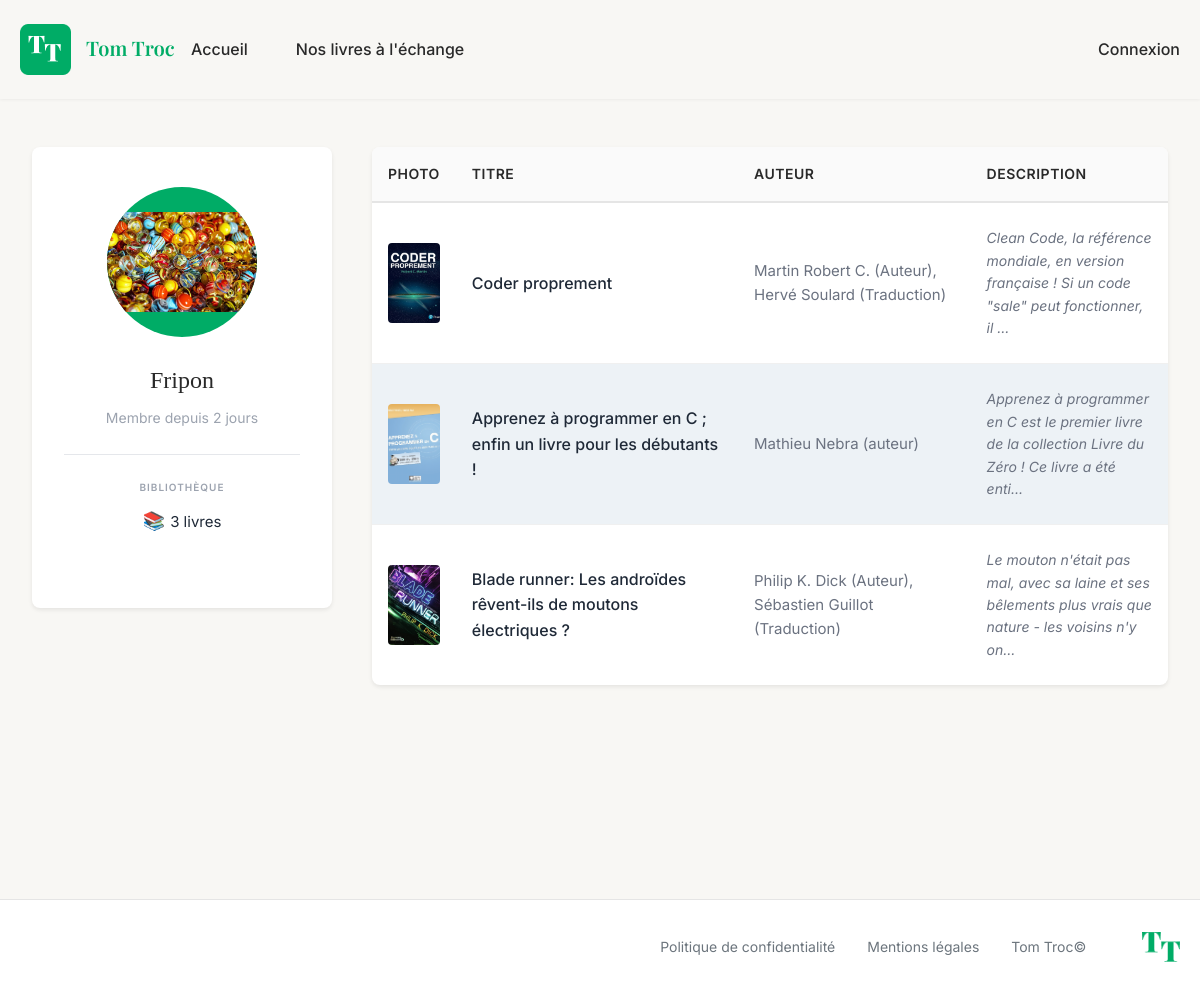
The page /index.php/user?id=4 on the database its author committed.
### tables this page shows
CREATE TABLE `users` (
  `id` int(11) NOT NULL,
  `firstname` varchar(100) NOT NULL,
  `lastname` varchar(100) NOT NULL,
  `pseudo` varchar(50) DEFAULT NULL,
  `email` varchar(255) NOT NULL,
  `password` varchar(255) NOT NULL,
  `avatar` varchar(255) DEFAULT NULL,
  `bio` text DEFAULT NULL,
  `created_at` datetime DEFAULT current_timestamp()
);

CREATE TABLE `books` (
  `id` int(11) NOT NULL,
  `user_id` int(11) NOT NULL,
  `title` varchar(255) NOT NULL,
  `author` varchar(255) NOT NULL,
  `image` varchar(255) DEFAULT NULL,
  `description` text DEFAULT NULL,
  `status` enum('available','unavailable') DEFAULT 'available',
  `created_at` datetime DEFAULT current_timestamp()
);

### app/core/Controller.php (called while the page is built, shortened)
<?php
class Controller
{
    protected function generateCsrfToken(): string
    {
        return $_SESSION['csrf_token'];
    }
    protected function render(string $view, array $data = []): void
    {
        $data['csrf_token'] = $this->generateCsrfToken();
        extract($data);
        require __DIR__ . '/../views/' . $view . '.php';
        require __DIR__ . '/../views/layout.php';
    }
}

### app/controllers/ProfilController.php (called while the page is built, shortened)
<?php
class ProfilController extends Controller
{
    public function publicProfile(): void
    {
        $userId = $_GET['id'] ?? null;
        $userModel = new User();
        $user = $userModel->findById((int)$userId);
        $bookModel = new \Models\Book();
        $books = $bookModel->getByUserId((int)$userId);
        $this->render('profil/public', [
            'user' => $user,
            'books' => $books,
            'isOwnProfile' => isset($_SESSION['user_id']) && $_SESSION['user_id'] == $userId
        ]);
    }
}

### public/index.php (called while the page is built, shortened)
<?php
require '../config/start.php';
$router = new Router();
$router->addRoute('GET', '', 'HomeController', 'index');
$router->addRoute('GET', 'login', 'AuthController', 'login');
$router->addRoute('POST', 'login', 'AuthController', 'login');
$router->addRoute('GET', 'register', 'AuthController', 'register');
$router->addRoute('POST', 'register', 'AuthController', 'register');
$router->addRoute('GET', 'logout', 'AuthController', 'logout');
$router->addRoute('GET', 'books', 'BookController', 'index');
$router->addRoute('GET', 'books/show', 'BookController', 'show');
$router->addRoute('GET', 'books/create', 'BookController', 'create');
$router->addRoute('POST', 'books/create', 'BookController', 'create');
$router->addRoute('GET', 'books/edit', 'BookController', 'edit');
$router->addRoute('POST', 'books/edit', 'BookController', 'edit');
$router->addRoute('GET', 'my-books', 'BookController', 'myBooks');
$router->addRoute('GET', 'books/search', 'BookController', 'search');
$router->addRoute('GET', 'books/delete', 'BookController', 'delete');
$router->addRoute('GET', 'books/toggle-status', 'BookController', 'toggleStatus');
$router->addRoute('GET', 'profil', 'ProfilController', 'index');
$router->addRoute('GET', 'profil/edit', 'ProfilController', 'edit');
$router->addRoute('POST', 'profil/edit', 'ProfilController', 'edit');
$router->addRoute('GET', 'user', 'ProfilController', 'publicProfile');
$router->addRoute('GET', 'messages', 'MessageController', 'index');
$router->addRoute('GET', 'messages/conversation', 'MessageController', 'conversation');
$router->addRoute('POST', 'messages/send', 'MessageController', 'send');
$router->addRoute('GET', 'messages/delete', 'MessageController', 'delete');
$router->addRoute('GET', 'messages/poll', 'MessageController', 'poll');
$router->addRoute('POST', 'messages/save-preference', 'MessageController', 'savePreference');
$requestUri = $_SERVER['REQUEST_URI'];
$scriptName = $_SERVER['SCRIPT_NAME'];
$baseUri = str_replace('/public/index.php', '', $scriptName);
$uri = str_replace($baseUri, '', $requestUri);
$uri = trim($uri, '/');
$router->dispatch($_SERVER['REQUEST_METHOD'], $uri);

### config/start.php (called while the page is built, shortened)
<?php
spl_autoload_register(function ($class) {
    $path = str_replace('\\', '/', $class);
    $baseDir = __DIR__ . '/../';
    $namespaceMap = [
        'Controllers' => 'app/controllers/',
        'Models' => 'app/models/',
        'Core' => 'app/core/',
        'Config' => 'config/',
    ];
    foreach ($namespaceMap as $namespace => $dir) {
        if (strpos($path, $namespace) === 0) {
            $relativePath = str_replace($namespace . '/', '', $path);
            $file = $baseDir . $dir . $relativePath . '.php';
            break;
        }
    }
});

### config/Database.php (called while the page is built, shortened)
<?php
class Database
{
    private static ?Database $instance = null;
    private PDO $pdo;
    private function __construct()
    {
        try {
            $this->pdo = new PDO(
                "mysql:host=" . Config::DB_HOST . ";dbname=" . Config::DB_NAME . ";charset=utf8mb4",
                Config::DB_USER,
                Config::DB_PASSWORD
            );
            $this->pdo->setAttribute(PDO::ATTR_ERRMODE, PDO::ERRMODE_EXCEPTION);
            $this->pdo->setAttribute(PDO::ATTR_DEFAULT_FETCH_MODE, PDO::FETCH_ASSOC);
        } catch (PDOException $exception) {
            throw new PDOException("Erreur de connexion : " . $exception->getMessage());
        }
    }
    public static function getInstance(): Database
    {
        if (self::$instance === null) {
            self::$instance = new Database();
        }
        return self::$instance;
    }
    public function getConnection(): PDO
    {
        return $this->pdo;
    }
}

### app/core/Model.php (called while the page is built, shortened)
<?php
class Model
{
    public function __construct()
    {
        $this->pdo = Database::getInstance()->getConnection();
    }
}

### app/models/User.php (called while the page is built, shortened)
<?php
class User extends Model
{
    public function findById(int $id): ?array
    {
        $stmt = $this->pdo->prepare("SELECT * FROM users WHERE id = ?");
        $stmt->execute([$id]);
        $user = $stmt->fetch();
        return $user ?: null;
    }
}

### app/models/Book.php (called while the page is built, shortened)
<?php
class Book extends Model
{
    public function findByUser(int $userId): array
    {
        $stmt = $this->pdo->prepare("SELECT * FROM books WHERE user_id = ? ORDER BY created_at DESC");
        $stmt->execute([$userId]);
        return $stmt->fetchAll();
    }
    public function getByUserId(int $userId): array
    {
        return $this->findByUser($userId);
    }
}

### app/views/profil/public.php (the view, shortened to what this page needs)
<div class="public-profile-wrapper">
    <div class="profile-container">
        <div class="profile-left-column">
            <div class="profile-card">
                <div class="profile-avatar">
                    <?php if ($user['avatar']) : ?>
                        <img src="<?php echo BASE_URL; ?>/<?php echo htmlspecialchars($user['avatar'], ENT_QUOTES, 'UTF-8'); ?>" alt="Avatar">
                    <?php else : ?>
                        <div class="avatar-placeholder">
                            <?php echo strtoupper(substr($user['pseudo'], 0, 1)); ?>
                        </div>
                    <?php endif; ?>
                </div>
                <h1 class="profile-name"><?php echo htmlspecialchars($user['pseudo'], ENT_QUOTES, 'UTF-8'); ?></h1>
                <p class="profile-meta">Membre depuis <?php
                    $created = new DateTime($user['created_at']);
                    $now = new DateTime();
                    $diff = $created->diff($now);
                if ($diff->y > 0) {
                    echo $diff->y . ' an' . ($diff->y > 1 ? 's' : '');
                } elseif ($diff->m > 0) {
                    echo $diff->m . ' mois';
                } elseif ($diff->d > 0) {
                    echo $diff->d . ' jour' . ($diff->d > 1 ? 's' : '');
                } else {
                    echo 'aujourd\'hui';
                }
                ?></p>
                <div class="library-section">
                    <p class="library-label">BIBLIOTHÈQUE</p>
                    <p class="library-count"><?php echo count($books); ?> livre<?php echo count($books) > 1 ? 's' : ''; ?></p>
                </div>
            </div>
        </div>
        <div class="profile-right-column">
            <div class="books-section">
                <?php if (!empty($books)) : ?>
                    <div class="books-table-wrapper">
                        <table class="books-table">
                            <thead>
                                <tr>
                                    <th>PHOTO</th>
                                    <th>TITRE</th>
                                    <th>AUTEUR</th>
                                    <th>DESCRIPTION</th>
                                </tr>
                            </thead>
                            <tbody>
                                <?php foreach ($books as $book) : ?>
                                    <tr>
                                        <td class="table-photo">
                                            <a href="<?php echo BASE_URL; ?>/books/show?id=<?php echo htmlspecialchars($book['id'], ENT_QUOTES, 'UTF-8'); ?>">
                                                <img src="<?php echo $book['image'] ? BASE_URL . '/' . htmlspecialchars($book['image'], ENT_QUOTES, 'UTF-8') : BASE_URL . '/public/img/book-placeholder.jpg'; ?>" alt="<?php echo htmlspecialchars($book['title'], ENT_QUOTES, 'UTF-8'); ?>" class="book-table-image">
                                            </a>
                                        </td>
                                        <td class="table-title">
                                            <a href="<?php echo BASE_URL; ?>/books/show?id=<?php echo htmlspecialchars($book['id'], ENT_QUOTES, 'UTF-8'); ?>" style="color: #1F2937; text-decoration: none; font-weight: 500;">
                                                <?php echo htmlspecialchars($book['title'], ENT_QUOTES, 'UTF-8'); ?>
                                            </a>
                                        </td>
                                        <td class="table-author"><?php echo htmlspecialchars($book['author'], ENT_QUOTES, 'UTF-8'); ?></td>
                                        <td class="table-description">
                                            <?php
                                            $desc = $book['description'] ?? '';
                                            echo htmlspecialchars(mb_strlen($desc) > 100 ? mb_substr($desc, 0, 100) . '...' : $desc, ENT_QUOTES, 'UTF-8');
                                            ?>
                                        </td>
                                    </tr>
                                <?php endforeach; ?>
                            </tbody>
                        </table>
                    </div>
                <?php else : ?>
                    <div class="empty-state">
                        <p>Cet utilisateur n'a pas encore ajouté de livres.</p>
                    </div>
                <?php endif; ?>
            </div>
        </div>
    </div>
</div>

### rows shown on the page
users: avatar (picture), pseudo "Fripon", created_at "2"
books: image (picture), title "Coder proprement", author "Martin Robert C. (Auteur), Hervé Soulard (Traduction)", description "Clean Code, la référence mondiale, en version française ! Si un code \"sale\" peut fonctionner, il ..."
books: image (picture), title "Apprenez à programmer en C ; enfin un livre pour les débutants !", author "Mathieu Nebra (auteur)", description "Apprenez à programmer en C est le premier livre de la collection Livre du Zéro ! Ce livre a été enti..."
books: image (picture), title "Blade runner: Les androïdes rêvent-ils de moutons électriques ?", author "Philip K. Dick (Auteur), Sébastien Guillot (Traduction)", description "Le mouton n'était pas mal, avec sa laine et ses bêlements plus vrais que nature - les voisins n'y on..."

### other values the page prints
count($books) "3"
